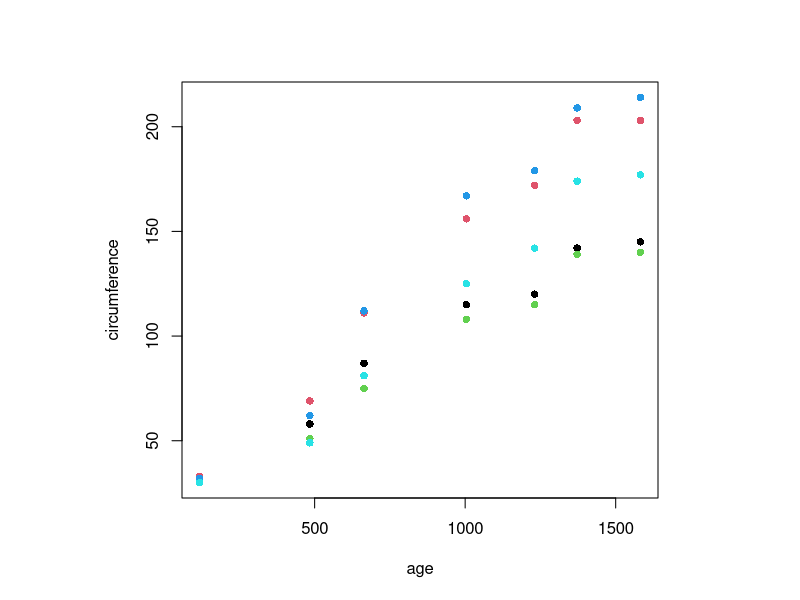
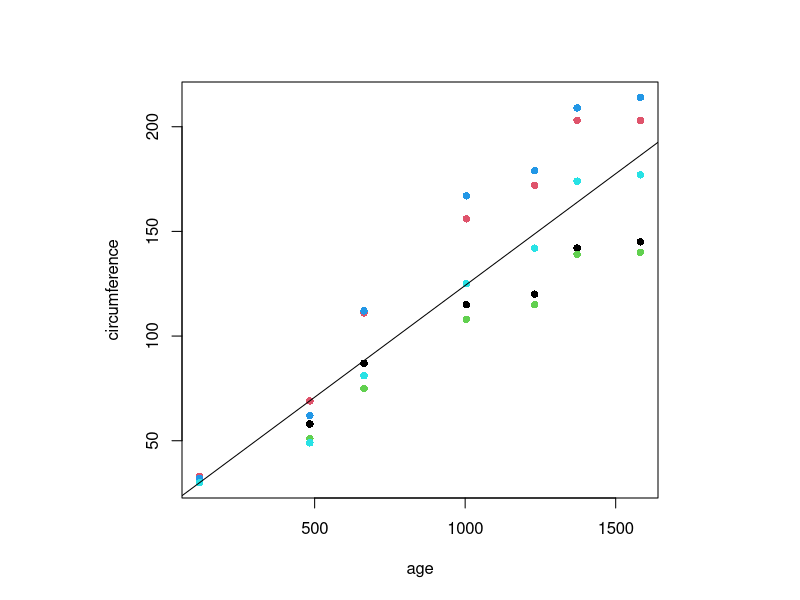
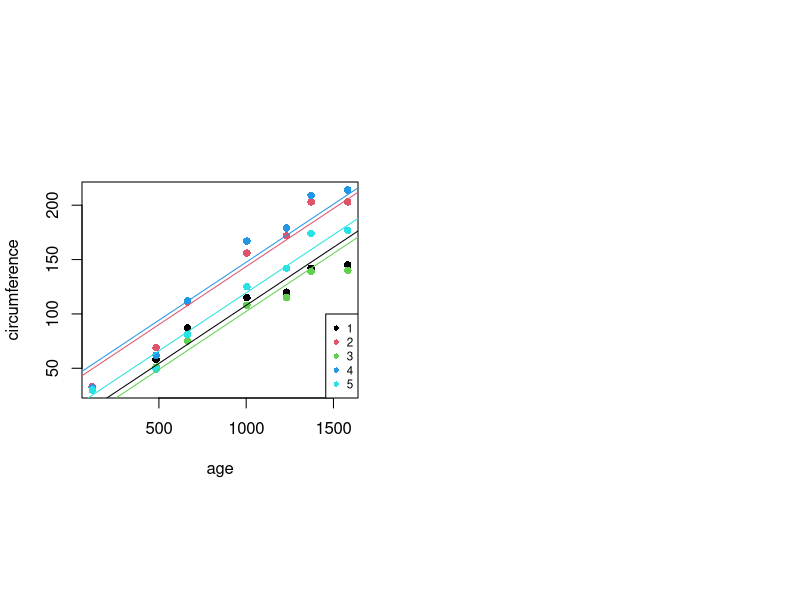
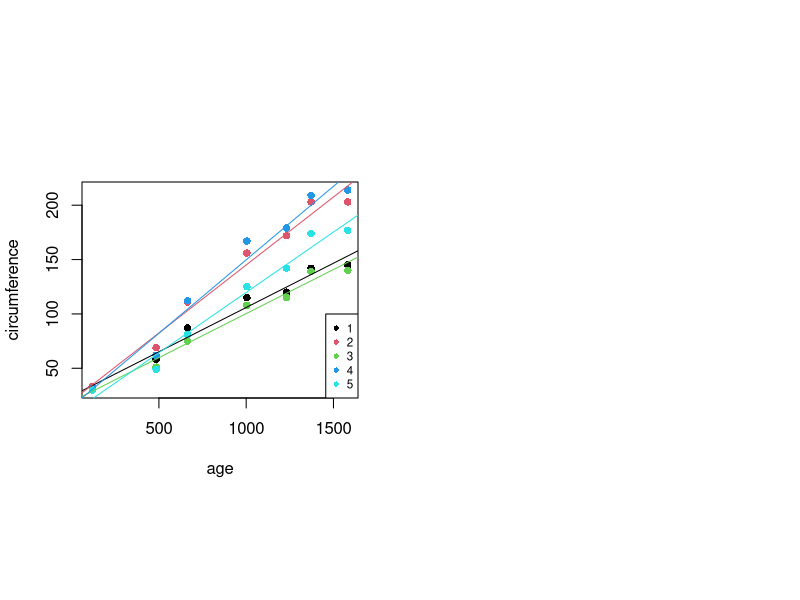
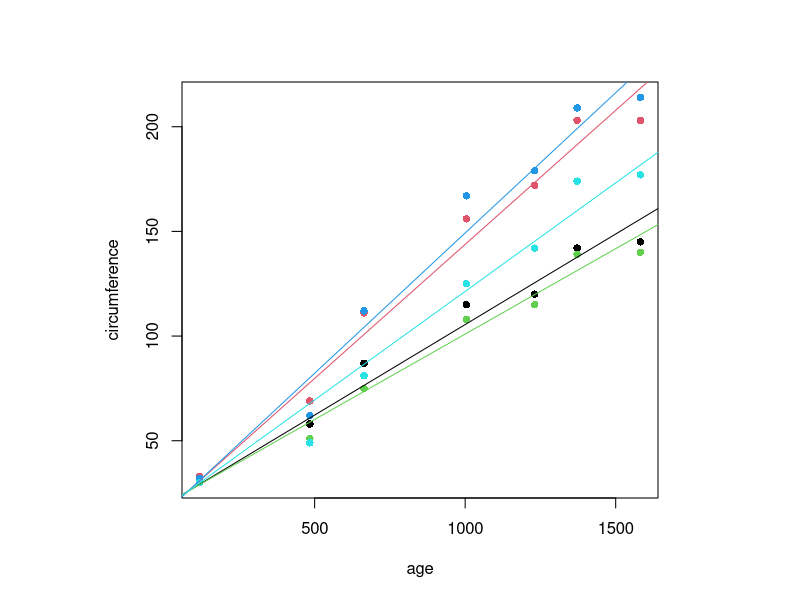
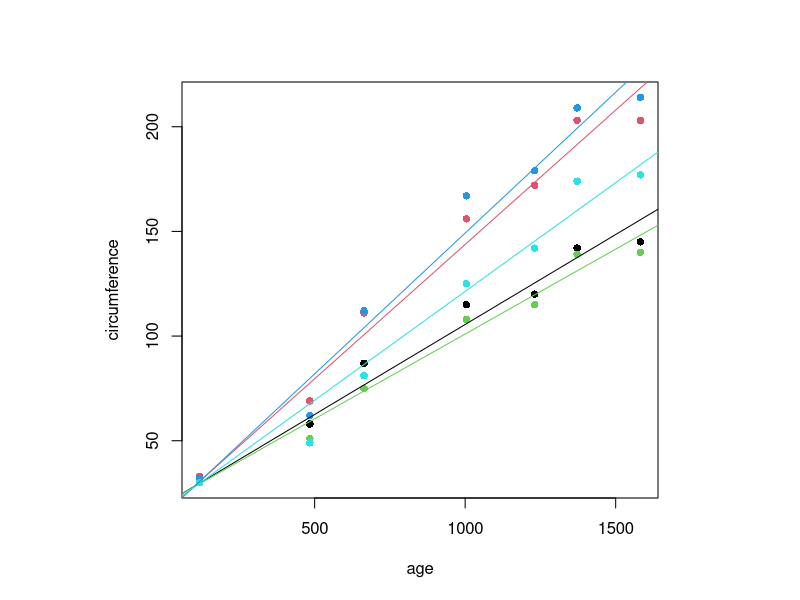
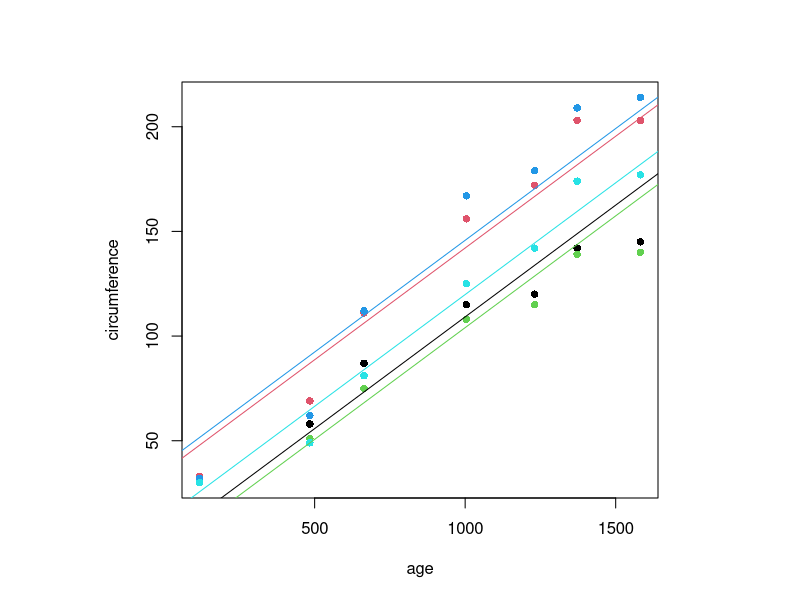
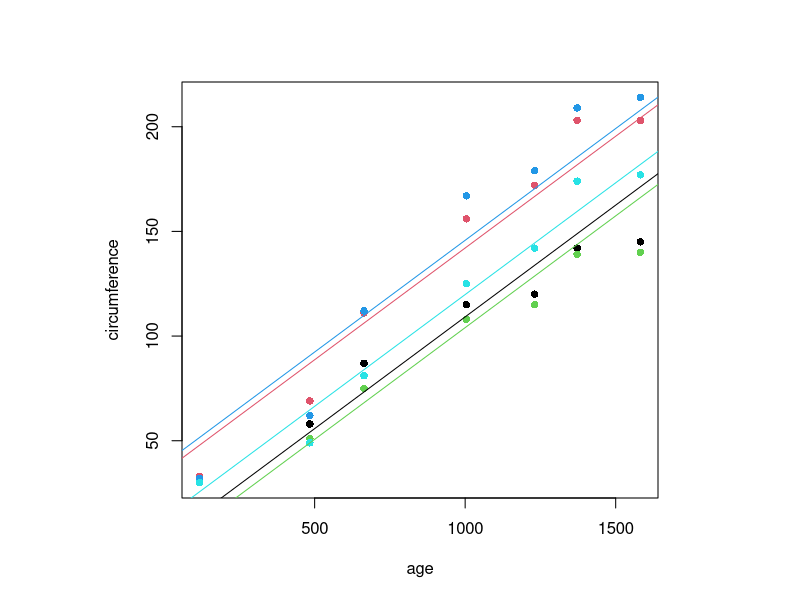

Here is the R script that generated these plots, in order:
## ---- chunk 1
knitr::opts_chunk$set(collapse=TRUE, comment = "#>", fig.width=9, fig.height=6, eval=TRUE, echo=TRUE, results="verbatim", warning=FALSE)
## ---- chunk 2
d = datasets::Orange
d$Tree = factor(d$Tree, levels=unique(d$Tree), order=FALSE)
head(d)
dim(d)
layout(1, respect=TRUE)
plot(circumference~age, d, pch=16, col=d$Tree)
## ---- chunk 3
m0 = lm(circumference~age, d)
m1 = lm(circumference~age+Tree, d)
m2 = lm(circumference~age*Tree, d)
## ---- chunk 4
layout(1, respect=TRUE)

m0 = lm(circumference~age, d)
summary(m0)
plot(circumference~age, d, pch=16, col=d$Tree)
abline(m0)
## ---- chunk 5
m1 = lm(circumference~age+Tree, d)
# m1 = lm(circumference~age+sex+race_ethnicity, d)
summary(m1)
layout(matrix(1:2, 1, byrow=TRUE), respect=TRUE)
plot(circumference~age, d, pch=16, col=d$Tree)
abline(a=m1$coef[1]             , b=m1$coef[2], col=1)
n = length(levels(d$Tree))
for (i in 2:n) {
  abline(a=m1$coef[1] + m1$coef[i+1], b=m1$coef[2], col=i)  
}
legend("bottomright", cex=.7, levels(d$Tree), col=1:length(levels(d$Tree)), pch=16)
## ---- chunk 6
m2 = lm(circumference~age*Tree, d)
summary(m2)
layout(matrix(1:2, 1, byrow=TRUE), respect=TRUE)
plot(circumference~age, d, pch=16, col=d$Tree)
abline(a=m2$coef[1]             , b=m2$coef[2]              , col=1)
n = length(levels(d$Tree))
for (i in 2:n) {
  abline(a=m2$coef[1] + m2$coef[i+1], b=m2$coef[2] + m2$coef[n+i] , col=i)
}
legend("bottomright", cex=.7, levels(d$Tree), col=1:length(levels(d$Tree)), pch=16)
## ---- chunk 7
m3 = nlme::lme(circumference ~ age, data=d)
m4 = lme4::lmer(circumference ~ age + (age | Tree), data=d)
## ---- chunk 8
layout(1, respect=TRUE)

# library(nlme)
# res.lme = lme(distance ~ age, data = Orthodont) summary(res.lme)
m3 = nlme::lme(circumference ~ age, data=d)
summary(m3)
coef(m3)
plot(circumference~age, d, pch=16, col=d$Tree)
abline(a=coef(m3)[1,1], b=coef(m3)[1,2], col=1)
abline(a=coef(m3)[2,1], b=coef(m3)[2,2], col=2)
abline(a=coef(m3)[3,1], b=coef(m3)[3,2], col=3)
abline(a=coef(m3)[4,1], b=coef(m3)[4,2], col=4)
abline(a=coef(m3)[5,1], b=coef(m3)[5,2], col=5)

m4 = lme4::lmer(circumference ~ age + (age | Tree), data=d)
summary(m4)
coef(m4)
plot(circumference~age, d, pch=16, col=d$Tree)
abline(a=coef(m4)$Tree[1,1], b=coef(m4)$Tree[1,2], col=1)
abline(a=coef(m4)$Tree[2,1], b=coef(m4)$Tree[2,2], col=2)
abline(a=coef(m4)$Tree[3,1], b=coef(m4)$Tree[3,2], col=3)
abline(a=coef(m4)$Tree[4,1], b=coef(m4)$Tree[4,2], col=4)
abline(a=coef(m4)$Tree[5,1], b=coef(m4)$Tree[5,2], col=5)
## ---- chunk 9
m5 = nlme::lme( circumference ~ age, random = ~ 1, data = d)
m6 = lme4::lmer(circumference ~ age + (1 | Tree), data = d)
m7 = nlme::lme( circumference ~ age, random = ~ age-1, data = d)
m8 = lme4::lmer(circumference ~ age + (0+age | Tree), data = d)
## ---- chunk 10
layout(1, respect=TRUE)

m5 = nlme::lme( circumference ~ age, random = ~ 1, data = d)
summary(m5)
coef(m5)
plot(circumference~age, d, pch=16, col=d$Tree)
abline(a=coef(m5)[1,1], b=coef(m5)[1,2], col=1)
abline(a=coef(m5)[2,1], b=coef(m5)[2,2], col=2)
abline(a=coef(m5)[3,1], b=coef(m5)[3,2], col=3)
abline(a=coef(m5)[4,1], b=coef(m5)[4,2], col=4)
abline(a=coef(m5)[5,1], b=coef(m5)[5,2], col=5)


m6 = lme4::lmer(circumference ~ age + (1 | Tree), data = d)
summary(m6)
coef(m6)
plot(circumference~age, d, pch=16, col=d$Tree)
abline(a=coef(m6)$Tree[1,1], b=coef(m6)$Tree[1,2], col=1)
abline(a=coef(m6)$Tree[2,1], b=coef(m6)$Tree[2,2], col=2)
abline(a=coef(m6)$Tree[3,1], b=coef(m6)$Tree[3,2], col=3)
abline(a=coef(m6)$Tree[4,1], b=coef(m6)$Tree[4,2], col=4)
abline(a=coef(m6)$Tree[5,1], b=coef(m6)$Tree[5,2], col=5)


m7 = nlme::lme( circumference ~ age, random = ~ age-1, data = d)
summary(m7)
coef(m7)
plot(circumference~age, d, pch=16, col=d$Tree)
abline(a=coef(m7)[1,1], b=coef(m7)[1,2], col=1)
abline(a=coef(m7)[2,1], b=coef(m7)[2,2], col=2)
abline(a=coef(m7)[3,1], b=coef(m7)[3,2], col=3)
abline(a=coef(m7)[4,1], b=coef(m7)[4,2], col=4)
abline(a=coef(m7)[5,1], b=coef(m7)[5,2], col=5)


m8 = lme4::lmer(circumference ~ age + (0+age | Tree), data = d)
summary(m8)
coef(m8)
plot(circumference~age, d, pch=16, col=d$Tree)
abline(a=coef(m8)$Tree[1,1], b=coef(m8)$Tree[1,2], col=1)
abline(a=coef(m8)$Tree[2,1], b=coef(m8)$Tree[2,2], col=2)
abline(a=coef(m8)$Tree[3,1], b=coef(m8)$Tree[3,2], col=3)
abline(a=coef(m8)$Tree[4,1], b=coef(m8)$Tree[4,2], col=4)
abline(a=coef(m8)$Tree[5,1], b=coef(m8)$Tree[5,2], col=5)
## ---- chunk 11
plot(0:8, c(
  BICm0=BIC(m0),
  BICm1=BIC(m1),
  BICm2=BIC(m2),
  BICm3=BIC(m3),
  BICm4=BIC(m4),
  BICm5=BIC(m5),
  BICm6=BIC(m6),
  BICm7=BIC(m7),
  BICm8=BIC(m8)
))
## ---- chunk 12
BIC(m0)
BIC(m1)
BIC(m2)
BIC(m3)
BIC(m4)
BIC(m5)
BIC(m6)
BIC(m7)
BIC(m8)
## ---- chunk 13
sessionInfo()
